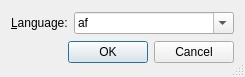
<ui version="4.0" >
 <class>AddLanguageDialog</class>
 <widget class="QDialog" name="AddLanguageDialog" >
  <property name="geometry" >
   <rect>
    <x>0</x>
    <y>0</y>
    <width>245</width>
    <height>77</height>
   </rect>
  </property>
  <property name="windowTitle" >
   <string>Add Language</string>
  </property>
  <property name="toolTip" >
   <string>Add a language to the current project</string>
  </property>
  <property name="whatsThis" >
   <string>&lt;b>Add Language Dialog&lt;/b>
&lt;p>This dialog is used to add a language to the current project.&lt;/p></string>
  </property>
  <property name="sizeGripEnabled" >
   <bool>true</bool>
  </property>
  <layout class="QVBoxLayout" >
   <item>
    <layout class="QHBoxLayout" >
     <item>
      <widget class="QLabel" name="languageLabel" >
       <property name="text" >
        <string>&amp;Language:</string>
       </property>
       <property name="buddy" >
        <cstring>languageCombo</cstring>
       </property>
      </widget>
     </item>
     <item>
      <widget class="QComboBox" name="languageCombo" >
       <property name="sizePolicy" >
        <sizepolicy vsizetype="Fixed" hsizetype="Expanding" >
         <horstretch>0</horstretch>
         <verstretch>0</verstretch>
        </sizepolicy>
       </property>
       <property name="toolTip" >
        <string>Select a language to add to the current project</string>
       </property>
       <property name="whatsThis" >
        <string>&lt;b>Language&lt;/b>
&lt;p>Select a language to add to the current project.&lt;/p></string>
       </property>
       <property name="editable" >
        <bool>true</bool>
       </property>
       <property name="duplicatesEnabled" >
        <bool>false</bool>
       </property>
       <item>
        <property name="text" >
         <string>af</string>
        </property>
       </item>
       <item>
        <property name="text" >
         <string>ar</string>
        </property>
       </item>
       <item>
        <property name="text" >
         <string>bg</string>
        </property>
       </item>
       <item>
        <property name="text" >
         <string>bo</string>
        </property>
       </item>
       <item>
        <property name="text" >
         <string>br</string>
        </property>
       </item>
       <item>
        <property name="text" >
         <string>bs</string>
        </property>
       </item>
       <item>
        <property name="text" >
         <string>ca</string>
        </property>
       </item>
       <item>
        <property name="text" >
         <string>cs</string>
        </property>
       </item>
       <item>
        <property name="text" >
         <string>cy</string>
        </property>
       </item>
       <item>
        <property name="text" >
         <string>da</string>
        </property>
       </item>
       <item>
        <property name="text" >
         <string>de</string>
        </property>
       </item>
       <item>
        <property name="text" >
         <string>el</string>
        </property>
       </item>
       <item>
        <property name="text" >
         <string>en</string>
        </property>
       </item>
       <item>
        <property name="text" >
         <string>en_GB</string>
        </property>
       </item>
       <item>
        <property name="text" >
         <string>en_US</string>
        </property>
       </item>
       <item>
        <property name="text" >
         <string>eo</string>
        </property>
       </item>
       <item>
        <property name="text" >
         <string>es</string>
        </property>
       </item>
       <item>
        <property name="text" >
         <string>et</string>
        </property>
       </item>
       <item>
        <property name="text" >
         <string>eu</string>
        </property>
       </item>
       <item>
        <property name="text" >
         <string>fi</string>
        </property>
       </item>
       <item>
        <property name="text" >
         <string>fr</string>
        </property>
       </item>
       <item>
        <property name="text" >
         <string>ga</string>
        </property>
       </item>
       <item>
        <property name="text" >
         <string>gl</string>
        </property>
       </item>
       <item>
        <property name="text" >
         <string>gu</string>
        </property>
       </item>
       <item>
        <property name="text" >
         <string>he</string>
        </property>
       </item>
       <item>
        <property name="text" >
         <string>hi</string>
        </property>
       </item>
       <item>
        <property name="text" >
         <string>hu</string>
        </property>
       </item>
       <item>
        <property name="text" >
         <string>id</string>
        </property>
       </item>
       <item>
        <property name="text" >
         <string>is</string>
        </property>
       </item>
       <item>
        <property name="text" >
         <string>it</string>
        </property>
       </item>
       <item>
        <property name="text" >
         <string>ja</string>
        </property>
       </item>
       <item>
        <property name="text" >
         <string>km</string>
        </property>
       </item>
       <item>
        <property name="text" >
         <string>ko</string>
        </property>
       </item>
       <item>
        <property name="text" >
         <string>lt</string>
        </property>
       </item>
       <item>
        <property name="text" >
         <string>lv</string>
        </property>
       </item>
       <item>
        <property name="text" >
         <string>mi</string>
        </property>
       </item>
       <item>
        <property name="text" >
         <string>mk</string>
        </property>
       </item>
       <item>
        <property name="text" >
         <string>mr</string>
        </property>
       </item>
       <item>
        <property name="text" >
         <string>nl</string>
        </property>
       </item>
       <item>
        <property name="text" >
         <string>no</string>
        </property>
       </item>
       <item>
        <property name="text" >
         <string>no_NY</string>
        </property>
       </item>
       <item>
        <property name="text" >
         <string>oc</string>
        </property>
       </item>
       <item>
        <property name="text" >
         <string>pl</string>
        </property>
       </item>
       <item>
        <property name="text" >
         <string>pt</string>
        </property>
       </item>
       <item>
        <property name="text" >
         <string>pt_BR</string>
        </property>
       </item>
       <item>
        <property name="text" >
         <string>ro</string>
        </property>
       </item>
       <item>
        <property name="text" >
         <string>ru</string>
        </property>
       </item>
       <item>
        <property name="text" >
         <string>sk</string>
        </property>
       </item>
       <item>
        <property name="text" >
         <string>sl</string>
        </property>
       </item>
       <item>
        <property name="text" >
         <string>sr</string>
        </property>
       </item>
       <item>
        <property name="text" >
         <string>sv</string>
        </property>
       </item>
       <item>
        <property name="text" >
         <string>ta</string>
        </property>
       </item>
       <item>
        <property name="text" >
         <string>th</string>
        </property>
       </item>
       <item>
        <property name="text" >
         <string>tr</string>
        </property>
       </item>
       <item>
        <property name="text" >
         <string>uk</string>
        </property>
       </item>
       <item>
        <property name="text" >
         <string>vn</string>
        </property>
       </item>
       <item>
        <property name="text" >
         <string>wa</string>
        </property>
       </item>
       <item>
        <property name="text" >
         <string>zh_CN.GB2312</string>
        </property>
       </item>
       <item>
        <property name="text" >
         <string>zh_TW.Big5</string>
        </property>
       </item>
      </widget>
     </item>
    </layout>
   </item>
   <item>
    <widget class="QDialogButtonBox" name="buttonBox" >
     <property name="orientation" >
      <enum>Qt::Horizontal</enum>
     </property>
     <property name="standardButtons" >
      <set>QDialogButtonBox::Cancel|QDialogButtonBox::Ok</set>
     </property>
    </widget>
   </item>
  </layout>
 </widget>
 <pixmapfunction>qPixmapFromMimeSource</pixmapfunction>
 <resources/>
 <connections>
  <connection>
   <sender>buttonBox</sender>
   <signal>accepted()</signal>
   <receiver>AddLanguageDialog</receiver>
   <slot>accept()</slot>
   <hints>
    <hint type="sourcelabel" >
     <x>38</x>
     <y>53</y>
    </hint>
    <hint type="destinationlabel" >
     <x>38</x>
     <y>71</y>
    </hint>
   </hints>
  </connection>
  <connection>
   <sender>buttonBox</sender>
   <signal>rejected()</signal>
   <receiver>AddLanguageDialog</receiver>
   <slot>reject()</slot>
   <hints>
    <hint type="sourcelabel" >
     <x>85</x>
     <y>54</y>
    </hint>
    <hint type="destinationlabel" >
     <x>85</x>
     <y>73</y>
    </hint>
   </hints>
  </connection>
 </connections>
</ui>
